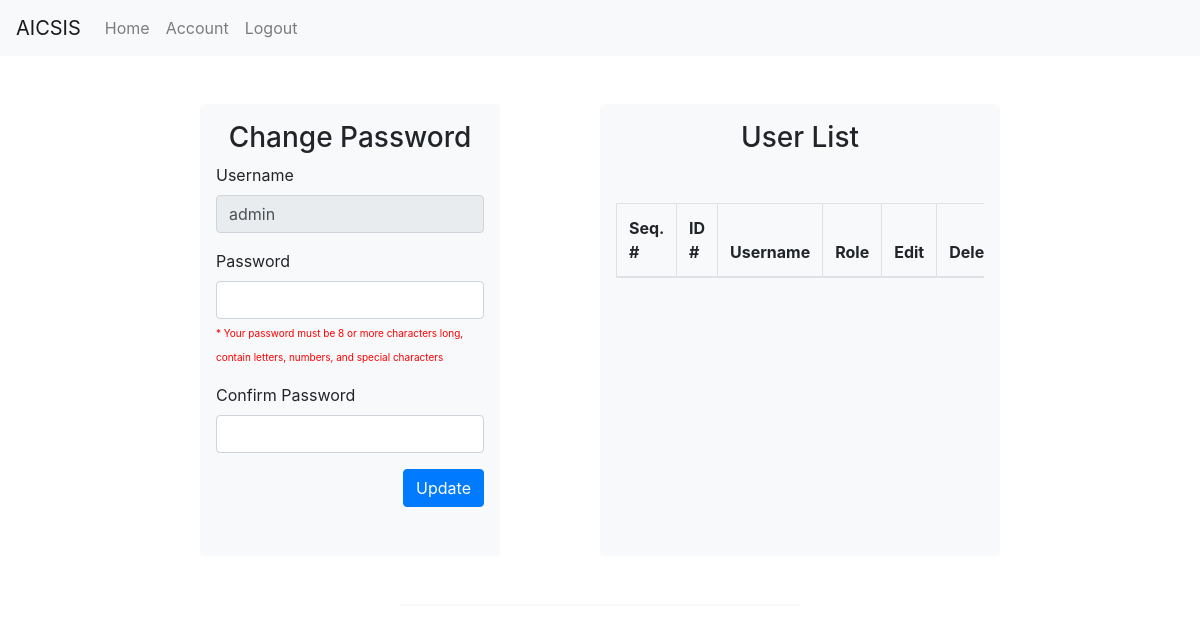
Page /admin/account.php (signed in) on the earlier database version.
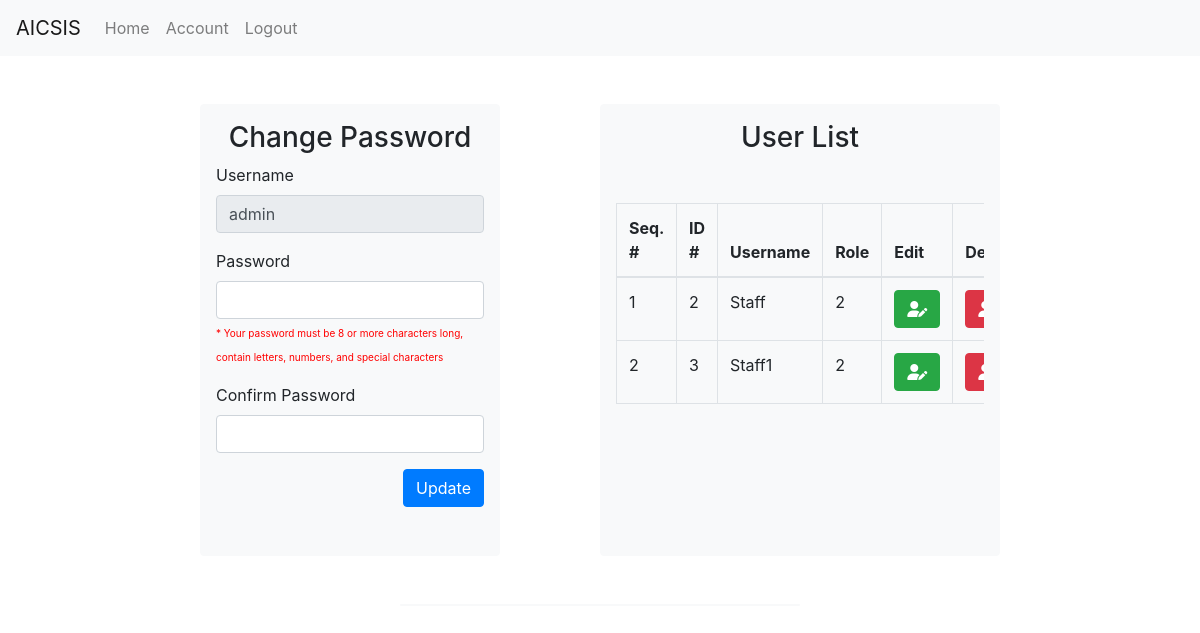
Same page on the later database version.
### tables this page shows
CREATE TABLE `tbl_user` (
  `id` int(11) NOT NULL,
  `username` varchar(255) NOT NULL,
  `password` varchar(255) NOT NULL,
  `role` int(1) NOT NULL,
  `date_created` datetime(5) NOT NULL DEFAULT current_timestamp(5)
);

### admin/account.php (the view, shortened to what this page needs)
<?php
    include('../include/header.php');
    include('../security.php');
    include '../include/navbar.php';
?>
<div class="container-fluid mt-5">
    <div class="row">
        <div class="col-2"></div>
        <div class="col-3 bg-light border border-light rounded">
            <h3 class="text-center mt-3"> Change Password </h3>
                <?php
            $query = "SELECT * FROM tbl_user WHERE username = 'admin' LIMIT 1";
            $query_run = mysqli_query($connection,$query);
            foreach($query_run as $row){
                ?>
                <form>
                    <div class="form-group">
                        <label for="exampleInputEmail1">Username</label>
                        <input type="twxt" class="form-control" name="uname" value="<?php echo htmlspecialchars($row['username']) ?>" disabled>
                    </div>
                    <div class="form-group">
                        <label for="exampleInputPassword1">Password</label>
                        <input type="password" name="pwd" class="form-control" required>
                        <span style="color:red; font-size:10px;">* Your password must be 8 or more characters long, contain letters, numbers, and special characters </span>
                    </div>
                    <div class="form-group">
                        <label for="exampleInputPassword1">Confirm Password</label>
                        <input type="password" name="pwd1" class="form-control" required>
                    </div>
                    <button type="submit" class="btn btn-primary float-right mb-5" name="btn_change_pwd"> Update </button>
                </form>
                <?php
            }
                ?>
        </div>
        <div class="col-1"></div>
        <div class="col-4 bg-light border border-light rounded">
            <h3 class="text-center mt-3"> User List </h3>
            <div class="table-responsive mt-5">
                <table class="table table-bordered stripe" id="dataTable4" width="100%" cellspacing="0">
                    <thead>
                        <tr>
                            <th> Seq. # </th>
                            <th> ID # </th>
                            <th> Username </th>
                            <th> Role </th>
                            <th> Edit </th>
                            <th> Delete </th>
                        </tr>
                    </thead>
                    <tbody>
                                <?php
                            $query = "SELECT * FROM tbl_user WHERE username != 'admin'";
                            $query_run = mysqli_query($connection,$query);
                                $seq = 1;
                                if (mysqli_num_rows($query_run) > 0){
                                    while($row = mysqli_fetch_assoc($query_run)){
                                            ?>
                                        <tr style="text-transform: capitalize;">
                                            <td><?php echo htmlspecialchars($seq++); ?> </td>
                                            <td><?php echo htmlspecialchars($row['id']); ?> </td>
                                            <td><?php echo htmlspecialchars($row['username']); ?> </td>
                                            <td><?php echo htmlspecialchars($row['role']); ?> </td>
                                            <td>
                                                <button type="button" class="btn btn-success btn-circle"  id="edit_member" data-toggle="modal" data-target="#staticBackdrop4" data-id1="<?php echo htmlspecialchars($row['id']); ?>" >
                                                    <i class="fas fa-user-edit"></i>
                                                </button>
                                            </td>
                                            <td>
                                                <button type="button"  class="btn btn-danger btn-circle" data-id2="<?php echo htmlspecialchars($row['id']); ?>" data-toggle="modal" data-target="#exampleModal" id="userdeleteid">
                                                <i class="fas fa-user-times"></i>
                                                </button>
                                            </td>
                                        </tr>
                                                <?php
                                    }
                                }
                                        ?>
                    </tbody>
                </table>
            </div>
        </div>
        <div class="col-2"></div>
    </div>
</div>
<div class="container-fluid mt-5">
    <div class="row">
    <div class="col-4"></div>
    <div class="col-4 bg-light border border-light rounded"> </div>
    <div class="col-4"></div>
    </div>
</div>
<?php
    include('../include/footer.php');
?>

Differences in the rows shown:
added tbl_user: id "2", username "Staff", role "2", shown under "User List"
added tbl_user: id "3", username "Staff1", role "2", shown under "User List"
